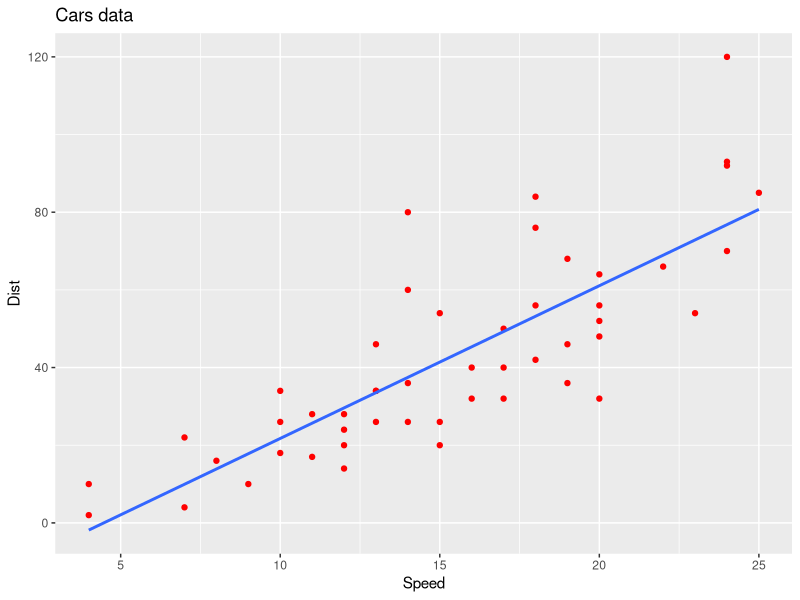

Generate this figure with R:
library(ggplot2)

ggplot(cars, aes(x = speed, y = dist)) +
  geom_point(col = "red") +
  geom_smooth(method = "lm", se = FALSE) +
  ggtitle("Cars data") +
  xlab("Speed") +
  ylab("Dist")
